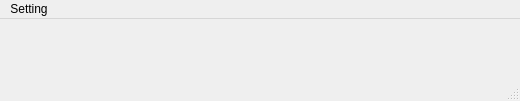
<?xml version="1.0" encoding="UTF-8"?>
<ui version="4.0">
 <class>MainWindow</class>
 <widget class="QMainWindow" name="MainWindow">
  <property name="geometry">
   <rect>
    <x>0</x>
    <y>0</y>
    <width>520</width>
    <height>101</height>
   </rect>
  </property>
  <property name="windowTitle">
   <string>Multi-Language &amp; Unit Switch Tool</string>
  </property>
  <widget class="QWidget" name="centralwidget">
   <layout class="QGridLayout" name="gridLayout">
    <item row="0" column="0">
     <widget class="QLabel" name="labelValue">
      <property name="text">
       <string/>
      </property>
     </widget>
    </item>
    <item row="1" column="0">
     <spacer name="verticalSpacer">
      <property name="orientation">
       <enum>Qt::Orientation::Vertical</enum>
      </property>
      <property name="sizeHint" stdset="0">
       <size>
        <width>20</width>
        <height>40</height>
       </size>
      </property>
     </spacer>
    </item>
   </layout>
  </widget>
  <widget class="QMenuBar" name="menubar">
   <property name="geometry">
    <rect>
     <x>0</x>
     <y>0</y>
     <width>520</width>
     <height>25</height>
    </rect>
   </property>
   <widget class="QMenu" name="menuSetting">
    <property name="title">
     <string>Setting</string>
    </property>
    <addaction name="actionChinese_Simple"/>
    <addaction name="actionChinese_Trad"/>
    <addaction name="actionEnglish"/>
    <addaction name="actionRussian"/>
    <addaction name="separator"/>
    <addaction name="actionMetric"/>
    <addaction name="actionImperial"/>
   </widget>
   <addaction name="menuSetting"/>
  </widget>
  <widget class="QStatusBar" name="statusbar"/>
  <action name="actionChinese_Simple">
   <property name="text">
    <string>Simplified Chinese</string>
   </property>
  </action>
  <action name="actionEnglish">
   <property name="text">
    <string>English</string>
   </property>
  </action>
  <action name="actionMetric">
   <property name="text">
    <string>Metric(mm)</string>
   </property>
  </action>
  <action name="actionImperial">
   <property name="text">
    <string>Imperial(inch)</string>
   </property>
  </action>
  <action name="actionChinese_Trad">
   <property name="text">
    <string>Traditional Chinese</string>
   </property>
  </action>
  <action name="actionRussian">
   <property name="text">
    <string>Russian</string>
   </property>
  </action>
 </widget>
 <resources/>
 <connections/>
</ui>
